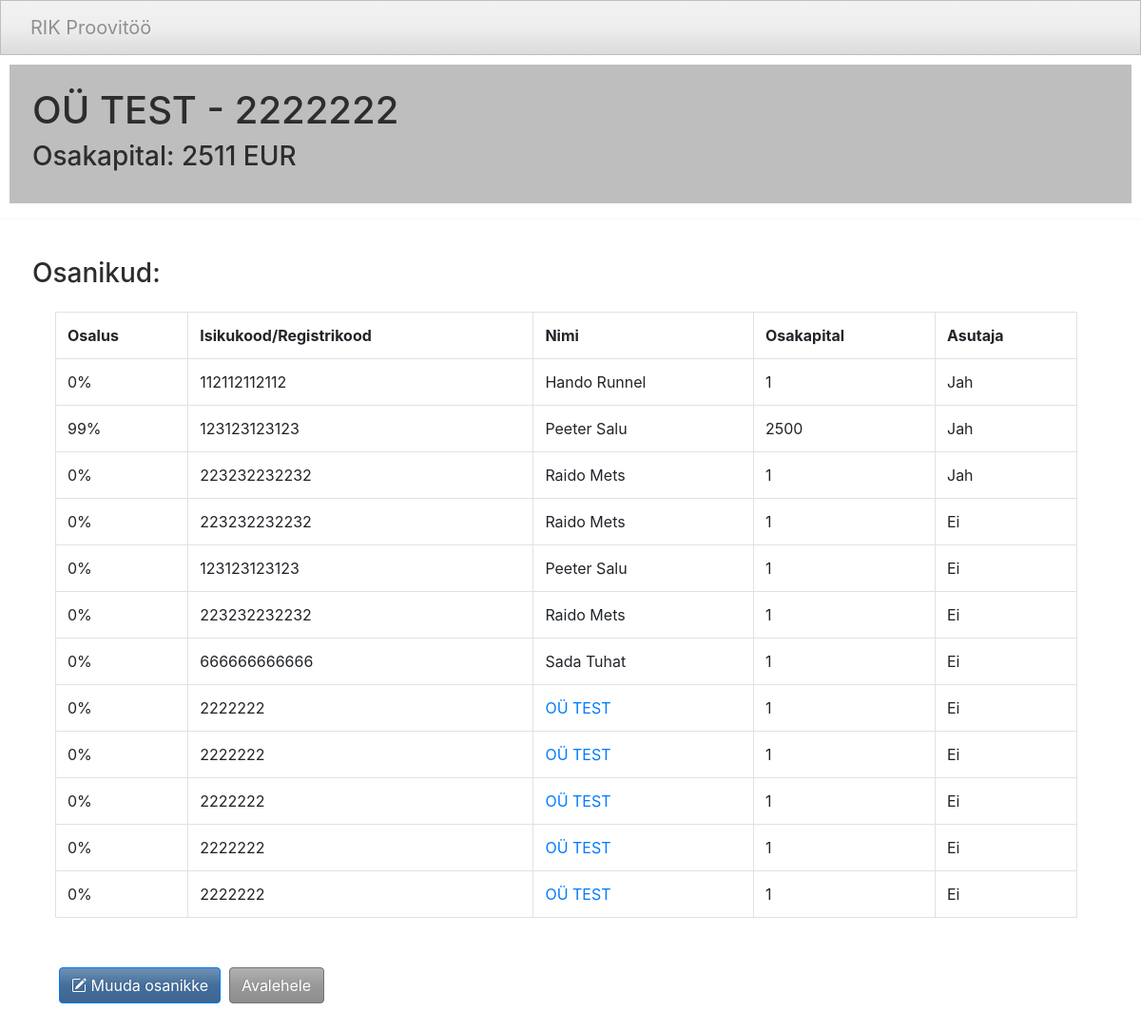
Page /detail=2222222/ on the committed database.
### proovitoo/models.py (models this page shows)
class Header(models.Model):
    name = models.CharField(validators=[MinLengthValidator(3)], max_length=100)
    create_date = models.DateField('date created')
    reg_code = models.CharField(max_length=7, validators=[MinLengthValidator(7)], primary_key=True)
    search_string = models.CharField(max_length=500, null=True, blank=True)
    autofill_string = models.CharField(max_length=104, null=True, blank=True)

class Detail(models.Model):
    reg_code = models.ForeignKey(Header, on_delete=models.CASCADE)
    shareholder_first_name = models.CharField(max_length=100, null=True, blank=True)
    shareholder_last_name = models.CharField(max_length=100, null=True, blank=True)
    shareholder_company_name = models.CharField(max_length=10, null=True, blank=True)
    shareholder_company_reg_code = models.CharField(max_length=7, validators=[MinLengthValidator(7)], null=True, blank=True)
    capital = models.IntegerField(validators=[MinValueValidator(1)])
    id_code = models.CharField(max_length=12, validators=[MinLengthValidator(12)], null=True, blank=True)
    founder = models.BooleanField()
    physical_person = models.BooleanField()
    autofill_string = models.CharField(max_length=104, null=True, blank=True)

### proovitoo/views.py (the view)
# urls.py: path('detail=<str:reg_code>/', views.detail, name='detail'),
def detail(request, reg_code):
    company = get_object_or_404(Header, pk=reg_code)
    detail_p = detail_formset_view_physical_person(queryset=Detail.objects.filter(reg_code=reg_code,
                                                                                  physical_person=True),
                                                   prefix="detail_p")
    detail_j = detail_formset_view_judicial_person(queryset=Detail.objects.filter(reg_code=reg_code,
                                                                                  physical_person=False),
                                                   prefix="detail_j")
    share_capital = str(Detail.objects.filter(reg_code=reg_code).aggregate(Sum('capital'))["capital__sum"]) + " EUR"
    return render(request, 'proovitoo/detail.html', {'company': company, 'detail_p': detail_p,
                                                     'share_capital': share_capital, 'detail_j': detail_j})

### templates/proovitoo/detail.html (shortened to what this page needs)
{% extends "proovitoo/base.html" %}
{% block content %}
    <div class="detailheader p-4">
        <h1>{{ company.name }} - {{ company.reg_code }}</h1>
           <div>
           <h3>Osakapital: <span id="total_capital">{{ share_capital }}<span></h3>
               </div>
       </div>
    <hr>
    <div class ="details">
    <h3>Osanikud:</h3>
<table class="table table-bordered m-4" style="width:95%"">
<tr>
    <th>Osalus</th>
    <th>Isikukood/Registrikood</th>
    <th>Nimi</th>
    <th>Osakapital</th>
    <th>Asutaja</th>
</tr>
    {% for det in detail_p %}
        <tr>
        <td class="share_percent">15%</td>
            <td>{{ det.id_code.value }}</td>
            <td>{{ det.shareholder_first_name.value }} {{ det.shareholder_last_name.value }}</td>
            <td class ="capital">{{ det.capital.value }}</td>
            {% if det.founder.value %}
                <td>Jah</td>
            {% else %}
                <td>Ei</td>
            {% endif %}
        </tr>
        {% endfor %}
        {% for det in detail_j %}
        <tr>
        <td class="share_percent">15%</td>
            <td>{{ det.shareholder_company_reg_code.value }}</td>
            <td><a href="/detail={{ det.shareholder_company_reg_code.value }}/">{{ det.shareholder_company_name.value }}</a></td>
            <td class="capital">{{ det.capital.value }}</td>
            {% if det.founder.value %}
                <td>Jah</td>
            {% else %}
                <td>Ei</td>
            {% endif %}
        </tr>
        {% endfor %}
</table>
        <div class="p-4">
       <a href="/update={{ company.reg_code }}/" class="btn btn-primary m-1">
                <i class="bi bi-pencil-square"></i>  Muuda osanikke</a>
        <a class="btn btn-secondary" style="width:100px" href="/index/">Avalehele</a>
    </div>
</div>
        {% load static %}
{% endblock %}

### static/css/site.css (style rules this page uses)
.detailheader { background: #bebebe; margin-left: 10px; margin-right: 10px; margin-top: 10px; padding: 1.5rem; }
.details { margin-left: 10px; margin-right: 10px; margin-top: 10px; padding: 1.5rem; }

### rows in the picture
Header: name "OÜ TEST", reg_code "2222222"
Detail: id_code.value "112112112112", shareholder_first_name.value "Hando", shareholder_last_name.value "Runnel"
Detail: id_code.value "123123123123", shareholder_first_name.value "Peeter", shareholder_last_name.value "Salu"
Detail: id_code.value "223232232232", shareholder_first_name.value "Raido", shareholder_last_name.value "Mets"
Detail: id_code.value "223232232232", shareholder_first_name.value "Raido", shareholder_last_name.value "Mets"
Detail: id_code.value "123123123123", shareholder_first_name.value "Peeter", shareholder_last_name.value "Salu"
Detail: id_code.value "223232232232", shareholder_first_name.value "Raido", shareholder_last_name.value "Mets"
Detail: id_code.value "666666666666", shareholder_first_name.value "Sada", shareholder_last_name.value "Tuhat"
Detail: shareholder_company_reg_code.value "2222222", shareholder_company_name.value "OÜ TEST"
Detail: shareholder_company_reg_code.value "2222222", shareholder_company_name.value "OÜ TEST"
Detail: shareholder_company_reg_code.value "2222222", shareholder_company_name.value "OÜ TEST"
Detail: shareholder_company_reg_code.value "2222222", shareholder_company_name.value "OÜ TEST"
Detail: shareholder_company_reg_code.value "2222222", shareholder_company_name.value "OÜ TEST"

### other values in the picture
{{ share_capital }} "2511 EUR"
{{ det.capital.value }} "1" "2500" "1" "1" "1" "1" "1"
{{ det.capital.value }} "1" "1" "1" "1" "1"
